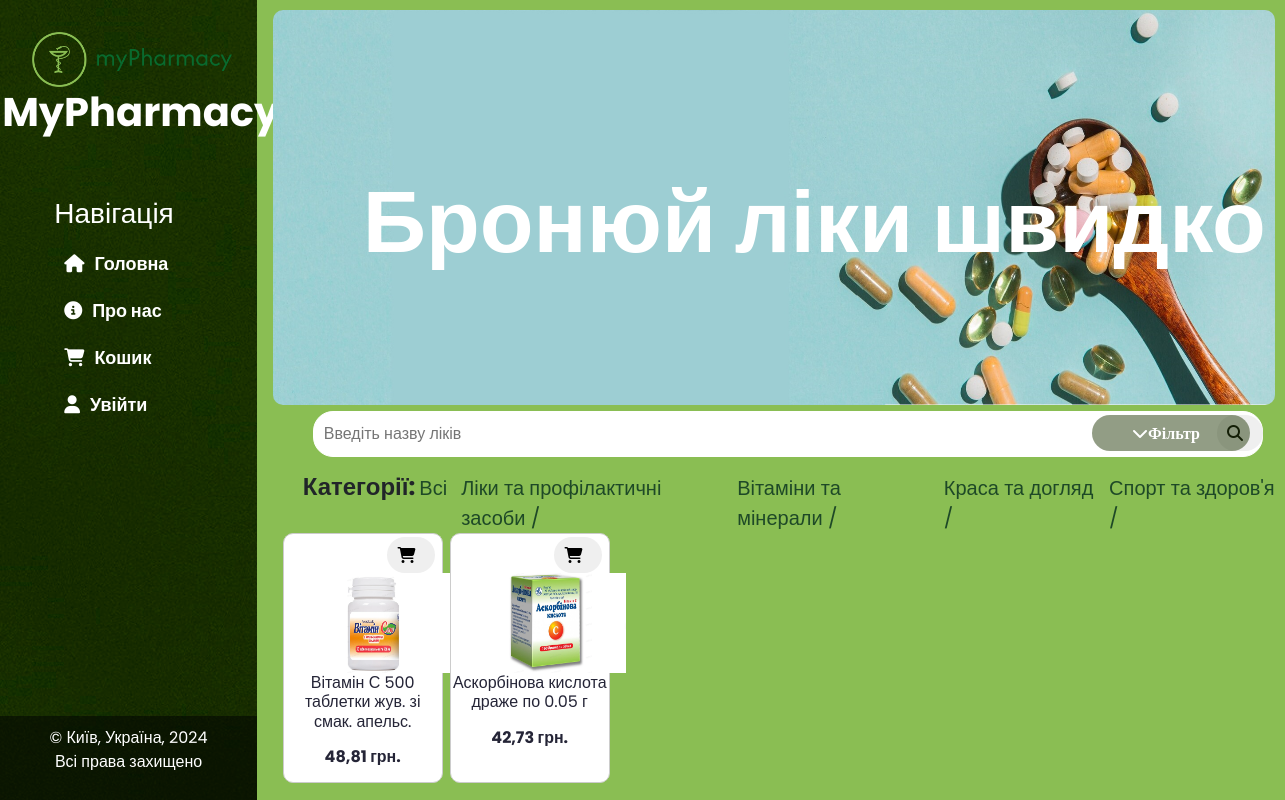
Page /2/ on the committed database.
### main/models.py (models this page shows, shortened)
class Category(models.Model):
    name = models.CharField(max_length=255, db_index=True)

class Drug(models.Model):
    name = models.CharField(max_length=70)
    developer = models.CharField(max_length=70)
    appointment = models.CharField(max_length=70)
    measurement = models.CharField(max_length=20)
    image = models.ImageField()
    price = models.FloatField(default=0.0)
    category = models.ForeignKey('Category', on_delete=models.PROTECT, null=True)
    about_product = models.TextField(blank=True)
    indication = models.TextField(blank=True)
    contraindication = models.TextField(blank=True)
    dose = models.TextField(blank=True)

### main/views.py (the view)
# urls.py: path('', views.index, name='home'),
def index(request, category_id=None):
    context = {
        'drugs': Drug.objects.all(),
        'categories': Category.objects.all()
    }
    if category_id:
        context.update({'drugs': Drug.objects.filter(category_id=category_id)})
    else:
        context.update({'drugs': Drug.objects.all()})
    return render(request, 'main/index.html', context=context)

### main/templates/main/index.html (shortened to what this page needs)
{% extends 'main/layout.html' %}
{% load static %}
{% block import_static %}
    <link rel="stylesheet" href="{% static 'main/css/main.css' %}">
{% endblock %}
{% block content %}
    <div class="header">
        <h1>Бронюй ліки швидко</h1>
        <img class="m_p" src="{% static 'main/img/spoon2.jpg' %}" alt="Логотип">
    </div>
    <div class="main-content">
        <div class="sidebar">
            <button id="filter-button" class="filter-button"><i class="fa-solid fa-chevron-down" onclick="toggleFilter()">Фільтр</i></button>
        </div>
        <form action="{% url 'search' %}" method="get">
            <input type="search" name="search" placeholder="Введіть назву ліків">
            <button type="submit"><i class="fa-solid fa-magnifying-glass"></i></button>
        </form>
        <div class="categories">
            <h4><b>Категорії:</b></h4>
            <a href="{% url 'home' %}">Всі</a>
            {% for category in categories %}
                <a href="{% url 'category' category.id %}">
                    {{ category.name }} /
                </a>
            {% endfor %}
        </div>
        <div class="drugs-container">
            {% if drugs %}
                {% for el in drugs %}
                    <div class="drug-card">
                        <form class="cart-form" action="{% url 'cart-add' el.id %}" method="post">
                            <button type="submit" class="add-to-cart"><i class="fa-solid fa-cart-shopping"></i></button>
                        </form>
                        <a href="{% url 'drug-detail' el.id %}">
                            <img class="image" src="{{ el.image.url }}">
                            <p>{{ el.name }}</p>
                            <p><b>{{ el.price }} грн.</b></p>
                        </a>
                    </div>
                {% endfor %}
            {% else %}
                <p class="res">Товари за запитом <b>{{ search }}</b> не знайдено.</p>
            {% endif %}
        </div>
    </div>
{% endblock %}

### main/static/main/css/base.css (style rules this page uses)
body { background: #8ABE53; padding-bottom: 10px; font-family: 'Poppins', sans-serif; overflow-x: hidden; }
p, h3 { text-align: center; }
i { margin-right: 10px; }

### main/static/main/css/main.css (style rules this page uses)
.header { position: relative; margin-left: 22%; }
img.m_p { margin-top: 1%; width: 100%; height: 50%; border-radius: 10px; margin-right: 2%; margin-left: -1%; }
.header h1 { position: absolute; font-size: 88px; color: #fff; bottom: 0; margin-left: 8%; margin-bottom:13%; width: 100%; font-weight: bolder; }
.filter-button { font-family: 'Arial Narrow', cursive; background-color: rgba(39, 61, 12, 0.5); padding-left: 40px; padding-right: 40px; border: none; border-radius: 20px; color: #fff; position: absolute; right: 20px; top: 20px; z-index: 100; margin-right: 15px; margin-top: -10px; }
.sidebar { float: right; margin-top: 60px; }
input[type="text"], input[type="search"], button { padding: 10px; font-size: 16px; border: 1px solid #ffffff; border-radius: 20px; }
input[type="text"],input[type="search"] { width: 950px; margin-top: -4%; margin-left: 3%; }
button { border: none; border-radius: 20px; cursor: pointer; margin-left: -5%; margin-top: 1%; }
.main-content { position: relative; margin-left: 22%; }
.drugs-container { display: flex; flex-wrap: wrap; justify-content: flex-start; gap: 7px; margin-right: -3%; }
.drug-card { width: 15.5%; background-color: #ffffff; box-sizing: border-box; border: 1px solid #ccc; border-radius: 10px; text-align: left; transition: transform 0.3s ease; }
.drug-card a { width: 200px; height: 40px; word-wrap: break-word; text-align: left; padding-left: 15px; transition: transform .6s ease; font-size: 16px; color: #252537; text-decoration: none; padding-top: -5px; }
.drug-card img { align-items: center; }
.drug-card a p { line-height: 1.2; }
.image { width: 160px; height: 100px; }
.drug-card p { line-height: 1.2; }
.add-to-cart { float: right; margin-top: 2%; margin-right: 4%; padding-right: -15%; }
.categories a { text-decoration: none; color: #1e4927; padding-left: 4px; padding-right: 10px; font-size: 20px; }
.categories { display: flex; margin-left: 2%; }

### main/templates/main/layout.html (style rules this page uses)
a { text-decoration: none; }

### rows in the picture
Category: name "Ліки та профілактичні засоби"
Category: name "Вітаміни та мінерали"
Category: name "Краса та догляд"
Category: name "Спорт та здоров'я"
Drug: image (picture), name "Вітамін С 500 таблетки жув. зі смак. апельс.", price "48,81"
Drug: image (picture), name "Аскорбінова кислота драже по 0.05 г", price "42,73"
